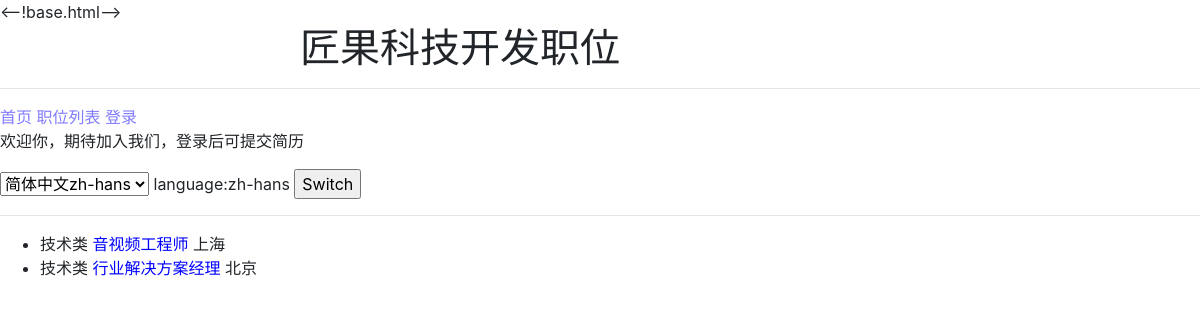
/joblist/, run on the app's committed database.
### jobs/models.py (models this page shows)
class Job(models.Model):
    job_type = models.SmallIntegerField(blank=False, choices=JobTypes, verbose_name=_("职位类别"))
    job_name = models.CharField(blank=False, max_length=250, verbose_name=_("职位名称"))
    job_city = models.SmallIntegerField(blank=False, choices=Cities, verbose_name=_("工作地点"))
    job_responsibility = models.TextField(max_length=1024, verbose_name=_("职位职责"))
    job_requirement = models.TextField(max_length=1024, blank=False, verbose_name=_("职位要求"))
    creator = models.ForeignKey(User, null=True, verbose_name=_("职位创建人"), on_delete=models.SET_NULL)
    created_date = models.DateTimeField(verbose_name=_("创建时间"), default=datetime.now)
    modified_date = models.DateTimeField(verbose_name=_("修改时间"), default=datetime.now)
    class Meta:
        verbose_name = _('职位')
        verbose_name_plural = _('职位列表')

### jobs/views.py (the view)
# urls.py: url(r"^joblist/", joblist, name='joblist'),
def joblist(request):
    job_list = Job.objects.order_by('job_type')
    context = {'job_list': job_list}
    for job in job_list:
        job.type_name = JobTypes[job.job_type][1]
        job.city_name = Cities[job.job_city][1]
    return render(request, 'job_list.html', context=context)

### interview/performance.py (called while the page is built)
def performance_logger_middleware(get_response):
    def middleware(request):
        start_time = time.time()
        response = get_response(request)
        duration = time.time() - start_time
        response["X-Page-Duration-ms"] = int(duration * 1000)
        logger.info("%s %s %s", duration, request.path, request.GET.dict())
        return response
    return middleware

### jobs/templates/job_list.html
{% extends 'base.html' %}
{% block content %}
{% if job_list %}
<ul>
    {% for job in job_list %}
    <li>{{job.type_name}}
        <a href="/job/{{job.id}}" style="color:blue">{{job.job_name}}</a>
        {{job.city_name}}
    </li>
    {% endfor%}
</ul>
{% else %}
<p>No jobs are available.</p>
{% endif %}
{% endblock %}

### data on the page
Job: type_name "技术类", job_name "音视频工程师", city_name "上海"
Job: type_name "技术类", job_name "行业解决方案经理", city_name "北京"

### other printed values
{{ LANGUAGE_CODE }} "zh-hans"
form field language "简体中文zh-hans"
